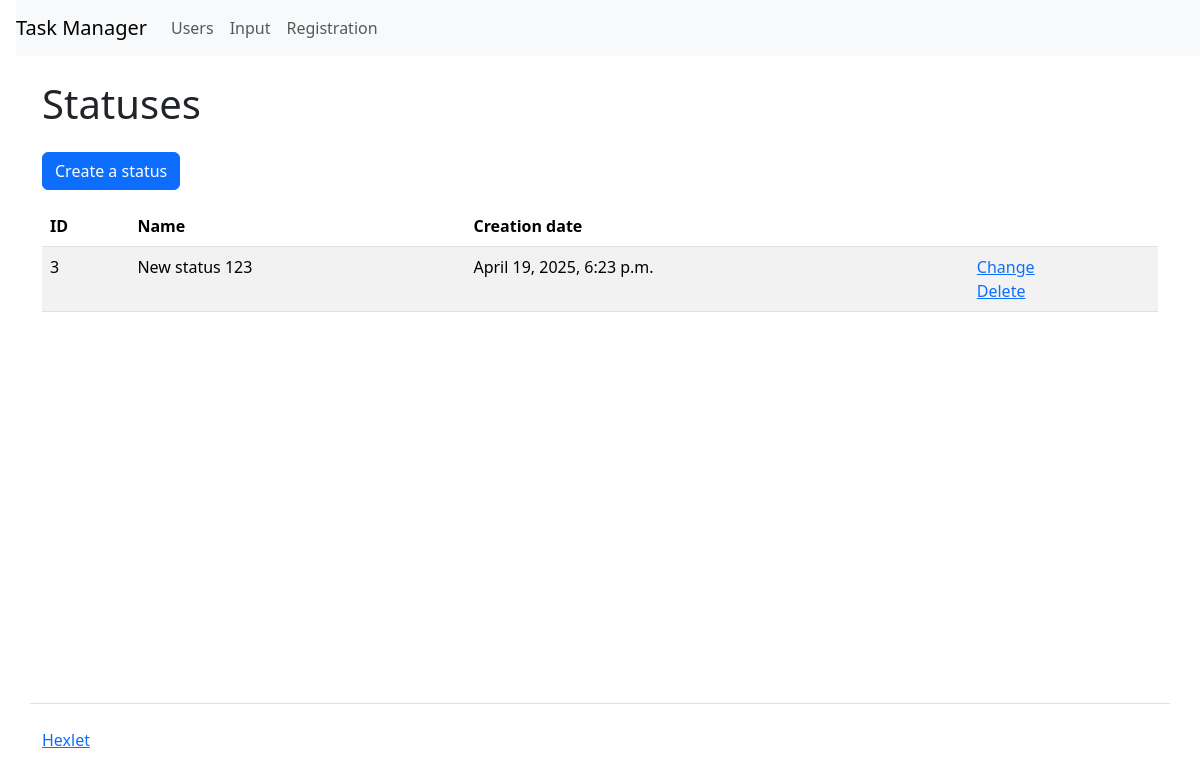
The app's page /statuses/, older data.
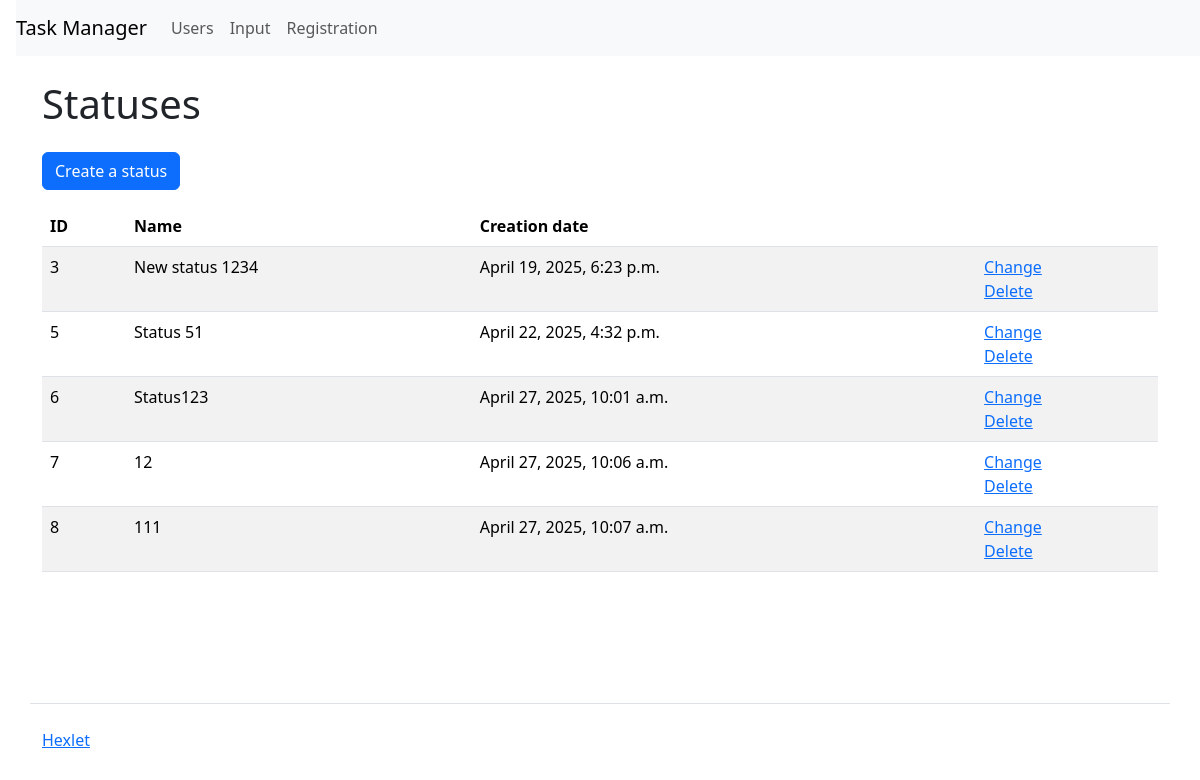
The same page, newer data.
### task_manager/statuses/models.py (models this page shows, shortened)
class Statuses(models.Model):
    name = models.TextField(max_length=150, verbose_name=_('Name'))
    created_at = models.DateTimeField(auto_now_add=True, verbose_name=_('Creation date'))
    updated_at = models.DateTimeField(auto_now=True, verbose_name=_('Update date'))

### task_manager/statuses/views.py (the view)
# urls.py: path('', views.IndexView.as_view(), name='index'),
class IndexView(View):
    def get(self, request, *args, **kwargs):
        statuses = Statuses.objects.all()
        return render(request, 'statuses/index.html', context={
           'name': _('Statuses'),
            'statuses': statuses,
        })

### task_manager/templates/statuses/index.html
{% extends "index.html" %}
{% load i18n %}
{% block context %}
<a class="btn btn-primary mb-3" href="/statuses/create/" role="button">{% translate 'Create a status' %}</a>
<table class="table table-striped">
    <thead>
      <tr>
        <th>{% translate 'ID' %}</th>
        <th>{% translate 'Name' %}</th>
        <th>{% translate 'Creation date' %}</th>
        <th></th>
      </tr>
    </thead>
    <tbody>
      {% if statuses %}
      {% for status in statuses %}
        <tr>
          <td>{{ status.id }}</td>
          <td>{{ status.name }}</td>
          <td>{{ status.created_at }}</td>
          <td>
            <a href="/statuses/{{ status.id }}/update/">{% translate 'Сhange' %}</a>
            <br>
            <a href="/statuses/{{ status.id }}/delete/">{% translate 'Delete' %}</a>
          </td>
        </tr>
      {% endfor %}
      {% endif %}
    </tbody>
  </table>
{% endblock %}

### task_manager/templates/index.html (shortened to what this page needs)
<!DOCTYPE html>
{% load django_bootstrap5 %}
  {% bootstrap_css %}
{% load i18n %}
{% get_current_language as LANGUAGE_CODE %}
<html lang="{{ LANGUAGE_CODE }}">
  <head>
  </head>
  <body class="d-flex flex-column min-vh-100">
{% if request.user.is_authenticated %}
{% block header1 %}
    <nav class="navbar navbar-expand-lg navbar-light bg-light ms-3">
      <a class="navbar-brand" href="{%url 'index' %}">{% translate 'Task Manager' %}</a>
      <button class="navbar-toggler" data-bs-toggle="collapse" data-bs-target="#navbarToggleExternalContent">
        <span class="navbar-toggler-icon"></span>
      </button>
      <div class="collapse navbar-collapse" id="navbarToggleExternalContent">
        <ul class="navbar-nav mr-auto">
          <li class="nav-item">
            <a class="nav-link" href="{% url 'users:user_index' %}">{% translate 'Users' %}</a>
          </li>
        </ul>
        <ul class="navbar-nav">
            <li class="nav-item">
              <a class="nav-link" href="{% url 'statuses:status_index' %}">{% translate 'Statuses' %}</a>
            </li>
            <li class="nav-item">
              <a class="nav-link" href="{% url 'labels:label_index' %}">{% translate 'Labels' %}</a>
            </li>
            <li class="nav-item">
                <a class="nav-link" href="{% url 'tasks:task_index' %}">{% translate 'Tasks' %}</a>
            </li>
            <li class="nav-item">
                <a class="nav-link" href="{% url 'logout' %}">{% translate 'Exit' %}</a>
            </li>
        </ul>
      </div>
    </nav>
    <div class="container wrapper flex-grow-1">
      <h1 class="my-4">
{% for message in messages %}
<div class="{{ message.extra_tags }}" role="alert">
  <h5>{{ message }}</h5>
</div>
{% endfor %}
{{ name }}
      </h1>
{% endblock %}
{% else %}
{% block header2 %}
    <nav class="navbar navbar-expand-lg navbar-light bg-light ms-3">
      <a class="navbar-brand" href="{%url 'index' %}">{% translate 'Task Manager' %}</a>
      <div class="collapse navbar-collapse" id="navbarToggleExternalContent">
        <ul class="navbar-nav mr-auto">
          <li class="nav-item">
            <a class="nav-link" href="{% url 'users:user_index' %}">{% translate 'Users' %}</a>
          </li>
        </ul>
        <ul class="navbar-nav">
            <li class="nav-item">
              <a class="nav-link" href="{% url 'login' %}">{% translate 'Input' %}</a>
            </li>
            <li class="nav-item">
              <a class="nav-link" href="{% url 'users:user_create' %}">{% translate 'Registration' %}</a>
            </li>
        </ul>
      </div>
    </nav>
    <div class="container wrapper flex-grow-1">
      <h1 class="my-4">
{{ name }}
      </h1>
{% endblock %}
{% endif %}
{% block context %}{% endblock %}
    </div>
{% block footer %}
    <footer>
      <div class="container my-5 pt-4 border-top">
        <a target="_blank" href="https://ru.hexlet.io">{% translate 'Hexlet' %}</a>
      </div>
    </footer>
{% endblock %}
  </body>
</html>

Row changes from the older to the newer data that the page shows:
changed Statuses id 3: name "New status 123" → "New status 1234"
added Statuses: id "5", name "Status 51", created_at "April 22, 2025, 4:32 p.m."
added Statuses: id "6", name "Status123", created_at "April 27, 2025, 10:01 a.m."
added Statuses: id "7", name "12", created_at "April 27, 2025, 10:06 a.m."
added Statuses: id "8", name "111", created_at "April 27, 2025, 10:07 a.m."
